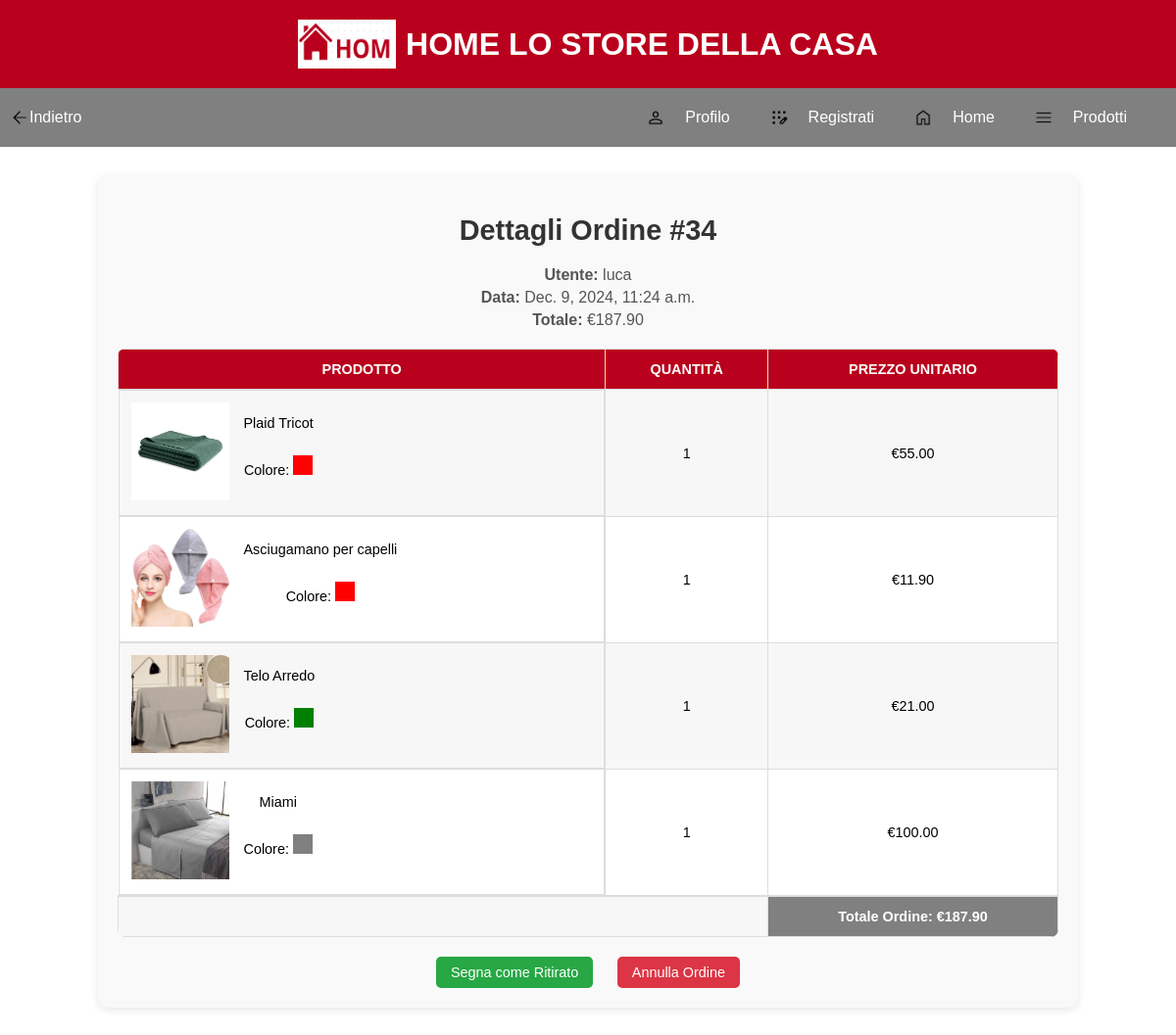
Page /orders/34/ on the committed database.
### homestore/models.py (models this page shows, shortened)
class Order(models.Model):
    STATUS_CHOICES = [
        ('pending', 'In attesa'),
        ('completed', 'Ritirato'),
        ('cancelled', 'Annullato')
    ]
    user = models.ForeignKey(User, on_delete=models.CASCADE)
    created_at = models.DateTimeField(auto_now_add=True)
    cart_items = models.ManyToManyField(CartItem)
    status = models.CharField(max_length=10, choices=STATUS_CHOICES, default='pending')
    total = models.DecimalField(max_digits=10, decimal_places=2, default=0.0)
    ready_for_pickup = models.BooleanField(default=False)

class OrderItem(models.Model):
    order = models.ForeignKey(Order, related_name='items', on_delete=models.CASCADE)
    product = models.ForeignKey('Product', on_delete=models.CASCADE)
    quantity = models.PositiveIntegerField(default=1)
    color = models.CharField(max_length=7, blank=True, null=True)

class Product(models.Model):
    categoria = models.CharField(max_length=200)
    nome = models.CharField(max_length=200)
    descrizione = models.TextField()
    immagine = models.ImageField(upload_to='media/', blank=True, null=True)
    prezzo = models.DecimalField(max_digits=10, decimal_places=2)
    stock = models.PositiveIntegerField(default=0)
    available = models.BooleanField(default=True)
    created = models.DateTimeField(auto_now_add=True)
    updated = models.DateTimeField(auto_now=True)
    sold_count = models.PositiveIntegerField(default=0)
    colori = models.ManyToManyField(Color, blank=True)

### homestore/views.py (the view)
# urls.py: path('orders/<int:order_id>/', order_details_admin, name='order_details_admin'),
def order_details_admin(request, order_id):
    order = get_object_or_404(Order, id=order_id)
    context = {
        'order': order,
        'show_back_button': True,
        'back_url': '/orders/'
    }
    return render(request, 'homestore/order_details_admin.html', context)

### homestore/templates/homestore/order_details_admin.html (shortened to what this page needs)
{% extends 'homestore/nav.html' %}
{% load static %}
{% block content %}
<div class="order-details-container">
  <h1>Dettagli Ordine #{{ order.id }}</h1>
  <div class="order-info">
    <p><strong>Utente:</strong> {{ order.user.username }}</p>
    <p><strong>Data:</strong> {{ order.created_at }}</p>
    <p><strong>Totale:</strong> €{{ order.total }}</p>
  </div>
  <table class="products-table">
    <thead>
      <tr>
        <th>Prodotto</th>
        <th>Quantità</th>
        <th>Prezzo unitario</th>
      </tr>
    </thead>
    <tbody>
      {% for item in order.items.all %}
        <tr>
          <td style="display: flex; align-items: center; justify-content: start;">
            <div style="flex-shrink: 0; margin-right: 15px;">
                <img src="{{ item.product.immagine.url }}" alt="{{ item.product.nome }}" style="width: 100px; height: 100px; object-fit: cover;">
            </div>
            <div style="display: flex; flex-direction: column; justify-content: start;">
                <span>{{ item.product.nome }}</span>
                <p>Colore: <span style="background-color: {{ item.color }}; width: 20px; height: 20px; display: inline-block; margin-top: 5px;"></span></p>
            </div>
        </td>
          <td>{{ item.quantity }}</td>
          <td>€{{ item.product.prezzo }}</td>
        </tr>
      {% endfor %}
      <tr class="total-row">
        <td colspan="2"></td>
        <td style="background-color: grey; color: white;">Totale Ordine: €{{ order.total }}</td>
      </tr>
    </tbody>
  </table>
  <div class="action-buttons">
    <a href="{% url 'update_order_status' order_id=order.id status='completed' %}" class="btn-action btn-completed">Segna come Ritirato</a>
    <a href="{% url 'update_order_status' order_id=order.id status='cancelled' %}" class="btn-action btn-cancel">Annulla Ordine</a>
  </div>
</div>
{% endblock %}

### homestore/static/css/style.css (style rules this page uses)
p { margin-top: 20px; text-align: center; }

### homestore/templates/homestore/nav.html (style rules this page uses)
body { font-family: Arial, sans-serif; margin: 0; padding: 0; overflow-x: hidden; }

### homestore/templates/homestore/order_details_admin.html (style rules this page uses)
.order-details-container { margin: 30px auto; padding: 20px; max-width: 80%; background: #f9f9f9; border-radius: 10px; box-shadow: 0 2px 10px rgba(0, 0, 0, 0.1); text-align: center; }
.order-details-container h1 { font-size: 1.8rem; color: #333; margin-bottom: 20px; }
.order-info { margin-bottom: 20px; text-align: left; }
.order-info p { font-size: 1rem; color: #555; margin: 5px 0; }
.products-table { width: 100%; border-collapse: collapse; margin-top: 20px; background: #ffffff; border-radius: 8px; overflow: hidden; }
.products-table th, .products-table td { padding: 12px; text-align: center; font-size: 0.9rem; border: 1px solid #ddd; }
.products-table th { background-color: #b9001c; color: #ffffff; text-transform: uppercase; }
.products-table tr:nth-child(odd) { background-color: #f7f7f7; }
.total-row { background-color: #f9f9f9; font-weight: bold; border-top: 2px solid #ddd; }
.action-buttons { margin-top: 20px; }
.btn-action { display: inline-block; padding: 8px 15px; color: #ffffff; background-color: #007bff; border-radius: 5px; text-decoration: none; font-size: 0.9rem; margin: 0 10px; transition: background-color 0.3s ease; }
.btn-cancel { background-color: #dc3545; }
.btn-completed { background-color: #28a745; }

### rows in the picture
Order: id "34", user.username "luca", created_at "Dec. 9, 2024, 11:24 a.m.", total "187.90"
OrderItem: product.immagine (picture), product.nome "Plaid Tricot", quantity "1", product.prezzo "55.00"
OrderItem: product.immagine (picture), product.nome "Asciugamano per capelli", quantity "1", product.prezzo "11.90"
OrderItem: product.immagine (picture), product.nome "Telo Arredo", quantity "1", product.prezzo "21.00"
OrderItem: product.immagine (picture), product.nome "Miami", quantity "1", product.prezzo "100.00"
